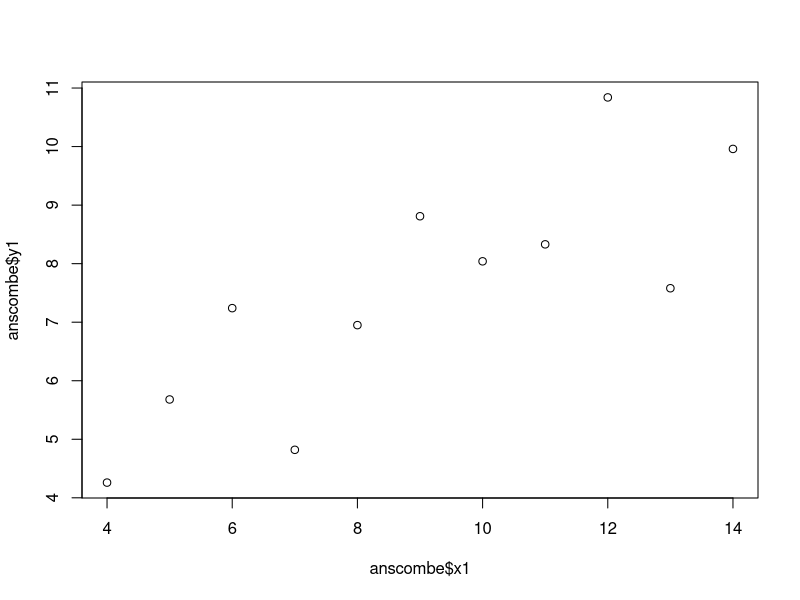
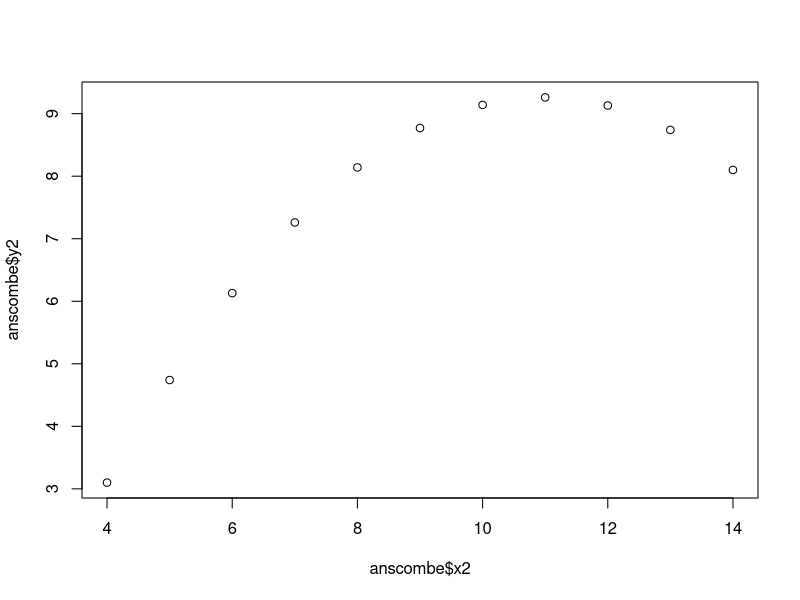
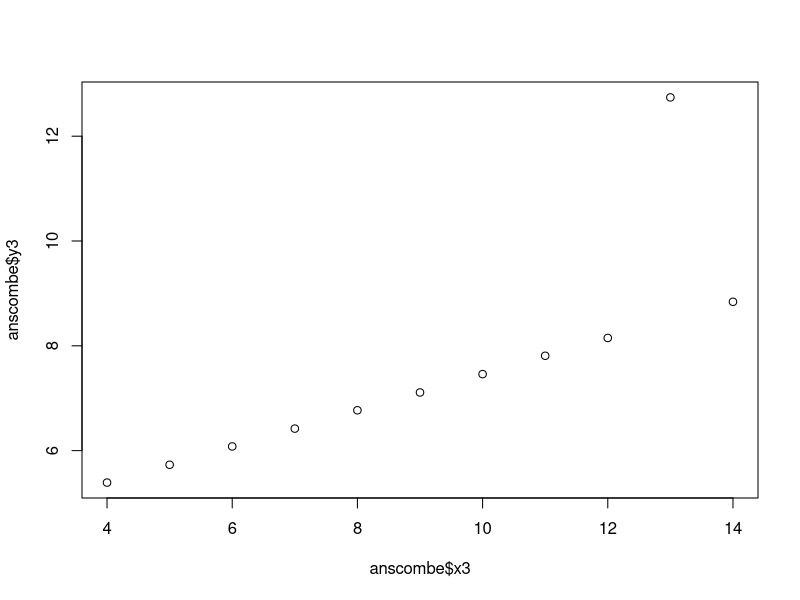
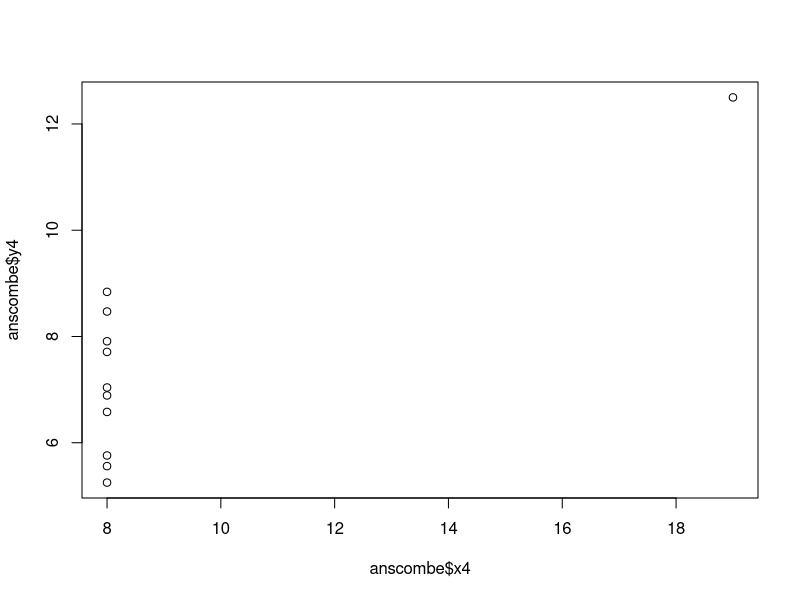
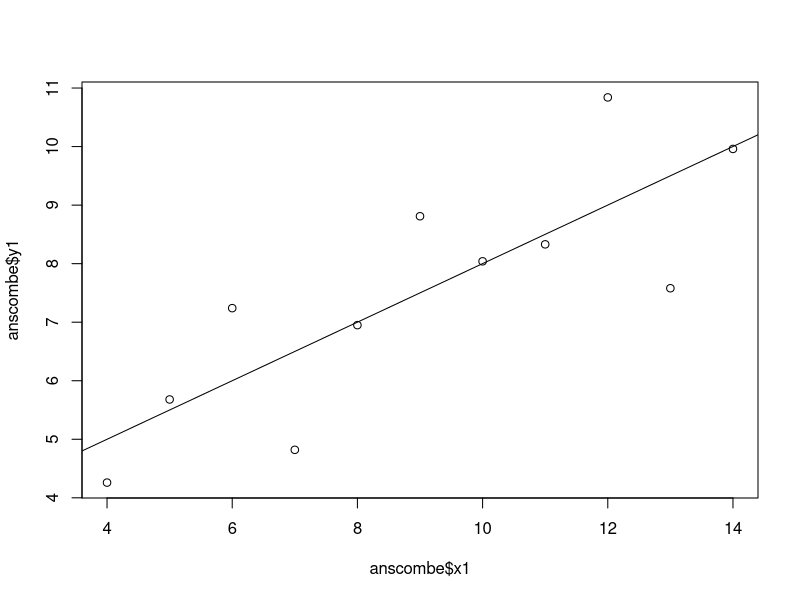

The R source for these figures, in order: (Note: this script raises an error after producing the figures.)
# Projet AC04

library(lmtest)
data(anscombe)
ans <- read.csv("./Jeux_Donnees/anscombe.csv")

plot(anscombe$x1, anscombe$y1)
plot(anscombe$x2, anscombe$y2)
plot(anscombe$x3, anscombe$y3)
plot(anscombe$x4, anscombe$y4)

#Q15

reg1<-lm(anscombe$y1~anscombe$x1)
summary(reg1)
plot(anscombe$x1, anscombe$y1)
abline(reg1)
reg$coefficient # a=3 et b=0.5 (environ) et un R carré de 0,66

reg2<-lm(anscombe$y2~anscombe$x2)
summary(reg2)
plot(anscombe$x2, anscombe$y2)
abline(reg2)
reg2$coefficient # a=3 et b=0.5 (environ) et un R carré de 0,66

reg3<-lm(anscombe$y3~anscombe$x3)
summary(reg3)
plot(anscombe$x3, anscombe$y3)
abline(reg3)
reg3$coefficient  # a=3 et b=0.5 (environ) et un R carré de 0,66

reg4<-lm(anscombe$y4~anscombe$x4)
summary(reg4)
plot(anscombe$x4, anscombe$y4)
abline(reg4)
reg4$coefficient  # a=3 et b=0.5 (environ) et un R carré de 0,66

# Droites de régressions linéaires ont les mêmes équations et les coeffs r² sont quasiment les mêmes au millième près

# Q16
reg1

# Analyse de la normalité
residuals1 <- residuals(reg1)
qqnorm(residuals1)
qqline(residuals1)
# Histogramme des résidus corrigés
hist(residuals1, prob= TRUE, main="Histogramme des résidus", xlab="Résidus")
curve(dnorm(x, mean=mean(residuals1), sd=sd(residuals1)), add=TRUE, col="blue")
shapiro.test(residuals1)    # p-value > 0,05 donc hypothèse de normalité validée


# Analyser l'homoscédasticité
# Résidus standardisés en fonction des valeurs prédites
residuals_standardized1 <- rstandard(reg1)
plot(fitted.values(reg1), residuals_standardized1, main="Homoscédasticité", xlab="Valeurs prédites", ylab="Résidus standardisés")
abline(lm(residuals_standardized1 ~ fitted(reg1)), col="red")
bptest(reg1)
plot(reg1, which = 3)
# On voit que la dispersion est constante, que la ligne de tendance est à 0 donc la variance des residus est contante 
# Hypothèse d'homocédacité vérifiée

# Analyser la linéarité 
plot(reg1, which = 1)
plot(fitted(reg1), residuals1)
resettest(reg1)



reg2

# Analyse de la normalité
residuals2 <- residuals(reg2)
qqnorm(residuals2)
qqline(residuals2)
# Histogramme des résidus corrigés
hist(residuals2, prob= TRUE, main="Histogramme des résidus", xlab="Résidus")
curve(dnorm(x, mean=mean(residuals2), sd=sd(residuals2)), add=TRUE, col="blue")
shapiro.test(residuals2)   # p-value > 0,05 donc hypothèse de normalité validée mais moins évident 

# Analyser l'homoscédasticité
# Résidus standardisés en fonction des valeurs prédites
residuals_standardized2 <- rstandard(reg2)
plot(fitted.values(reg2), residuals_standardized2, main="Homoscédasticité", xlab="Valeurs prédites", ylab="Résidus standardisés")
abline(lm(residuals_standardized2 ~ fitted(reg2)), col="red")
bptest(reg2)
plot(reg2, which = 3)
# On voit que la dispersion est constante, que la ligne de tendance est à 0 donc la variance des residus est contante 
# Hypothèse d'homocédastité non vérifiée

# Analyser la linéarité 
plot(reg2, which = 1)
plot(fitted(reg2), residuals2)
resettest(reg2)


reg3

# Analyse de la normalité
residuals3 <- residuals(reg3)
qqnorm(residuals3)
qqline(residuals3)
# Histogramme des résidus corrigés
hist(residuals3, prob= TRUE, main="Histogramme des résidus", xlab="Résidus")
curve(dnorm(x, mean=mean(residuals3), sd=sd(residuals3)), add=TRUE, col="blue")
shapiro.test(residuals3)  # p-value < 0,05 donc hypothèse de normalité non validée 

# Analyser l'homoscédasticité
# Résidus standardisés en fonction des valeurs prédites
residuals_standardized3 <- rstandard(reg3)
plot(fitted.values(reg3), residuals_standardized3, main="Homoscédasticité", xlab="Valeurs prédites", ylab="Résidus standardisés")
abline(lm(residuals_standardized3 ~ fitted(reg3)), col="red")
bptest(reg3)
plot(reg3, which = 3)
# On voit que la dispersion est constante, que la ligne de tendance est à 0 donc la variance des residus est contante 
# Hypothèse d'homocédacité non vérifiée

# Analyser la linéarité 
plot(reg3, which = 1)
plot(fitted(reg3), residuals3)
resettest(reg3)

reg4

# Analyse de la normalité
residuals4 <- residuals(reg4)
qqnorm(residuals4)
qqline(residuals4)
# Histogramme des résidus corrigés
hist(residuals4, prob= TRUE, main="Histogramme des résidus", xlab="Résidus")
curve(dnorm(x, mean=mean(residuals4), sd=sd(residuals4)), add=TRUE, col="blue")
shapiro.test(residuals4)   # p-value > 0,05 donc hypothèse de normalité validée  

# Analyser l'homoscédasticité
# Résidus standardisés en fonction des valeurs prédites
residuals_standardized4 <- rstandard(reg4)
plot(fitted.values(reg4), sqrt(residuals_standardized4), main="Homoscédasticité", xlab="Valeurs prédites", ylab="Résidus standardisés")
abline(lm(sqrt(residuals_standardized4) ~ fitted(reg4)), col="red")
bptest(reg4)
# On voit que la dispersion est constante, que la ligne de tendance est à 0 donc la variance des residus est contante 
# Hypothèse d'homocédacité non vérifiée

# Analyser la linéarité 
plot(reg4, which = 1)
plot(fitted(reg4), residuals4)
resettest(reg4)
